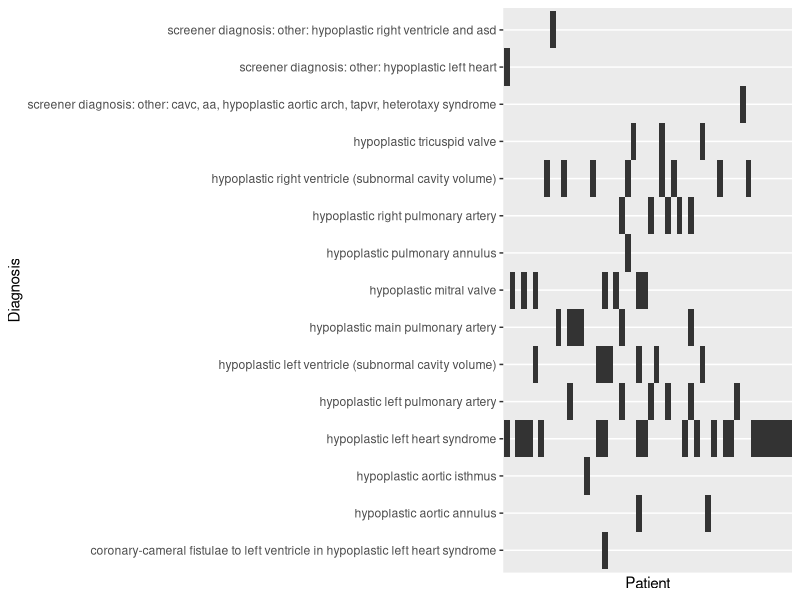
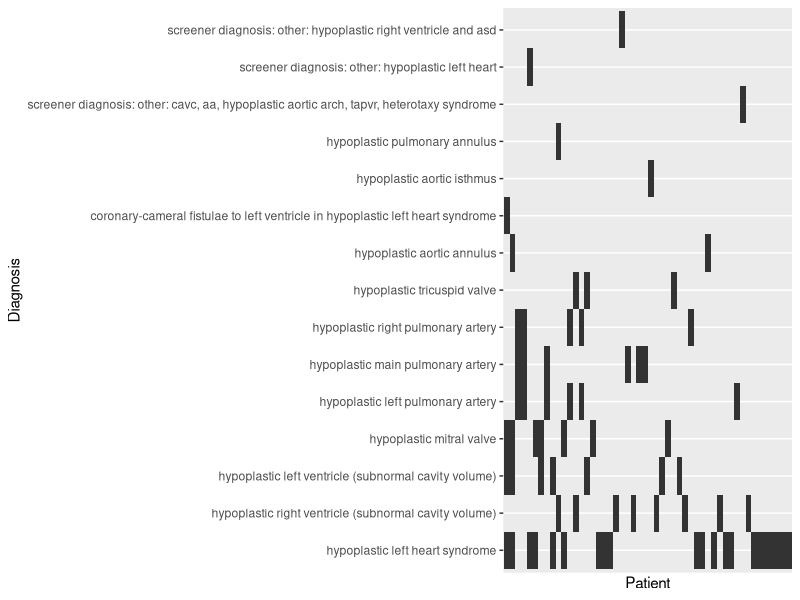
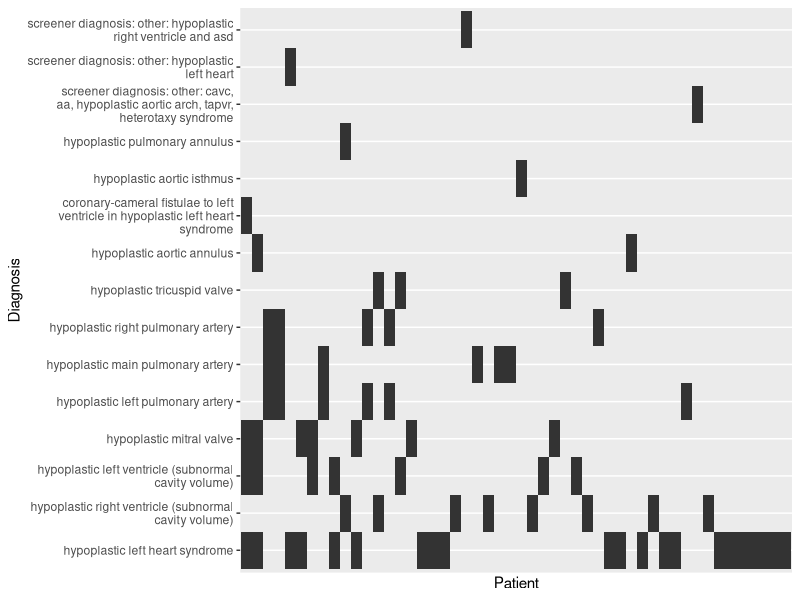
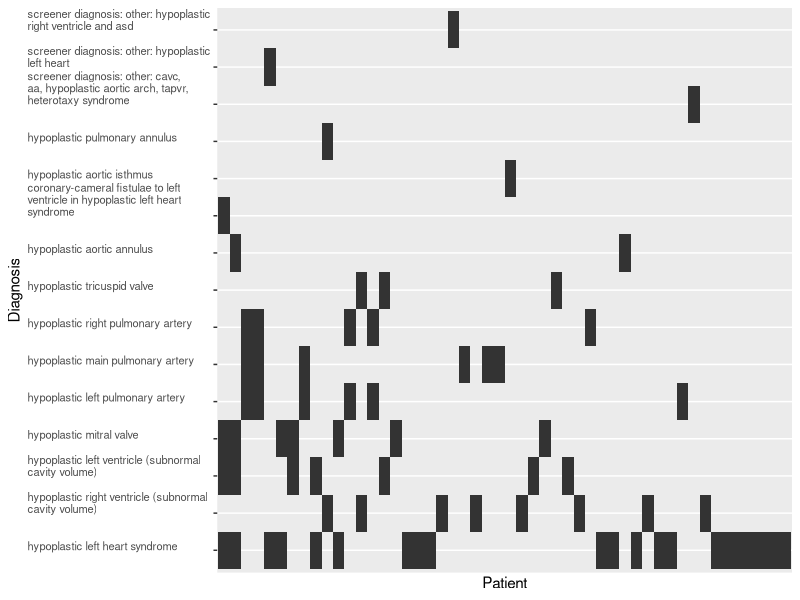

Here is the R script that generated these plots, in order:
## ---- chunk 1

## ---- chunk 2
library(tidyverse)
options(
  htmltools.dir.version = FALSE, # for blogdown
  show.signif.stars = FALSE,     # for regression output
  warn = 1,
  pillar.print_max = 12,
  pillar.print_min = 8,
  pillar.max_footer_lines = 3,
  pillar.width = 65,
  width = 65)
knitr::opts_chunk$set(cache = TRUE)
## ---- chunk 3
diagnoses = read_csv('l10/data/cardiac-dx.csv')
diagnoses
## ---- chunk 4
diagnoses %>% count(diagnoses) %>% 
  arrange(desc(n))
## ---- chunk 5
filter(diagnoses, str_detect(diagnoses, 'hypoplastic'))
## ---- chunk 6
diagnoses_row = diagnoses %>% 
  tidyr::separate_rows(diagnoses, 
                       sep = " \\| ") #WTH? #<< 
diagnoses_row
## ---- chunk 7
diagnoses_row %>% filter(str_detect(diagnoses, 'hypoplastic')) %>%
  count(diagnoses) %>% arrange(desc(n))
## ---- chunk 8
diagnoses_row %>% filter(str_detect(diagnoses, 'hypoplastic')) %>%
  ggplot(aes(y = diagnoses, x = as.factor(id))) + 
  geom_tile() + 
  scale_x_discrete(breaks = NULL) +
  labs(y = "Diagnosis", x = 'Patient', 
       main = 'Co-occurrence of hypoplastic heart disorders')
## ---- chunk 9

## ---- chunk 10
diagnoses_row %>% filter(str_detect(diagnoses, 'hypoplastic')) %>%
  ggplot(aes(y = fct_infreq(diagnoses), x = fct_infreq(as.factor(id)))) + #<< 
  geom_tile() + 
  scale_x_discrete(breaks = NULL) +
  labs(y = "Diagnosis", x = 'Patient', 
       main = 'Co-occurrence of hypoplastic heart disorders')
## ---- chunk 11

## ---- chunk 12
diagnoses_row %>% filter(str_detect(diagnoses, 'hypoplastic')) %>%
  mutate(diagnoses = str_wrap(diagnoses, width = 40)) %>% #<<
  ggplot(aes(y = fct_infreq(diagnoses), x = fct_infreq(as.factor(id)))) + 
  geom_tile() + 
  scale_x_discrete(breaks = NULL) +
  labs(y = "Diagnosis", x = 'Patient', 
       main = 'Co-occurrence of hypoplastic heart disorders')
## ---- chunk 13

## ---- chunk 14
diagnoses_row %>% filter(str_detect(diagnoses, 'hypoplastic')) %>%
  mutate(diagnoses = str_wrap(diagnoses, width = 40)) %>%
  ggplot(aes(y = fct_infreq(diagnoses), x = fct_infreq(as.factor(id)))) + 
  geom_tile() + 
  theme(axis.text.y = element_text(hjust = 0, vjust = 0, size = 8)) + #<<
  scale_x_discrete(breaks = NULL) +
  labs(y = "Diagnosis", x = 'Patient', 
       main = 'Co-occurrence of hypoplastic heart disorders')
## ---- chunk 15

## ---- chunk 16
library(stringr)
library(glue)
## ---- chunk 17
names = c("Jeff B.", "Larry E.", "Warren B.")
favorite_food = c("caviar", "cake", "Pappy Van Winkle")
str_c(names, 
      " likes ", #note additional spaces
      favorite_food, ".")
## ---- chunk 18
dinner = glue::glue("{names} likes {favorite_food}.")
dinner
## ---- chunk 19
glue::glue("{names} \n {favorite_food} \U1F600.")
## ---- chunk 20
names
nchar(names)
## ---- chunk 21
str_sub(dinner, 1, 11)
## ---- chunk 22
str_sub(dinner, 
        #space + l-
        nchar(names) + 2, 
        #space + l-i-k-e
        nchar(names) + 6 
) = "demands"
dinner
## ---- chunk 23
str_split_fixed(dinner, " ",  4)
## ---- chunk 24
str_split_fixed(dinner, " ", 6)
## ---- chunk 25
str_split(dinner, " ")
## ---- chunk 26
data = read_csv("l10/ae/data/sample_sheet2.csv")
data
## ---- chunk 27
char_matrix = str_split_fixed(data$folder_name, pattern = "_", n = 6)
char_matrix
## ---- chunk 28
data %>% select(folder_name) %>% 
  mutate(treatment = char_matrix[,2],
         sample_ID = str_c(char_matrix[,2], "_", char_matrix[,3]),
         tissue_source = char_matrix[,4])
## ---- chunk 29
data %>% select(dataset) %>% 
  mutate(new_data = str_to_lower(dataset))
## ---- chunk 30
str_c(data$sample_ID, collapse=";")
## ---- chunk 31
lunch = c("one app", "two appetizers", "three apples")
str_view_all(lunch, 'apple')
## ---- chunk 32
str_view_all(lunch, 'app.')
## ---- chunk 33
str_view_all(lunch, 'app[le]')
## ---- chunk 34
str_view_all(lunch, 'app(le|etizer)s')
## ---- chunk 35
str_view_all(lunch, 'app.*')
## ---- chunk 36
str_view_all("red tired", "\\bred\\b")
## ---- chunk 37
str_view_all("red tired", "red")
## ---- chunk 38
str_detect(string = c("A", "AA", "AB", "B"), 
           pattern = "A")
str_detect(string = lunch, pattern = 'app.')
## ---- chunk 39
feline = c("The fur of cats goes by many names.", 
           "Infimum (the cat) is a cat with a most baleful meow.",
           "Dog.")
str_extract(string = feline, pattern = "cat")
str_extract_all(string = feline, pattern = "cat")
## ---- chunk 40
feline = c("The fur of cats goes by many names.", 
           "Infimum (the cat) is a cat with a most baleful meow.",
           "Dog.")
str_match(feline, "cat")
## ---- chunk 41
feline = c("The fur of cats goes by many names.", 
           "Infimum (the cat) is a cat with a most baleful meow.",
           "Dog.")
str_match(feline, "(\\w*) cat.? (\\w*)")
## ---- chunk 42
feline = c("The fur of cats goes by many names.", 
           "Infimum (the cat) is a cat with a most baleful meow.",
           "Dog.")

str_match_all(feline, "(\\w*) cat.? (\\w*)")

## ---- chunk 43
feline = c("The fur of cats goes by many names.", 
           "Infimum (the cat) is a cat with a most baleful meow.",
           "Dog.")

str_replace(feline, "cat", "murder machine")
## ---- chunk 44
feline = c("The fur of cats goes by many names.", 
           "Infimum (the cat) is a cat with a most baleful meow.",
           "Dog.")

str_replace_all(feline, "cat", "murder machine")
## ---- chunk 45
str_replace_all(feline, "(\\w*)", "\\1\\1")
## ---- chunk 46
word_df = tibble(word = words)
## ---- chunk 47
filter(word_df, str_detect(word, "x"))
## ---- chunk 48
filter(word_df, str_detect(word, "x$"))
## ---- chunk 49
filter(word_df, str_detect(word, "^x"))
## ---- chunk 50
filter(word_df, str_detect(word, '.+x.+'))
## ---- chunk 51
sentence_df = tibble(sentence  = sentences)
## ---- chunk 52
sentence_df = sentence_df %>% mutate(second = str_match(sentence, "([^ ]*s)\\b")[,2])
